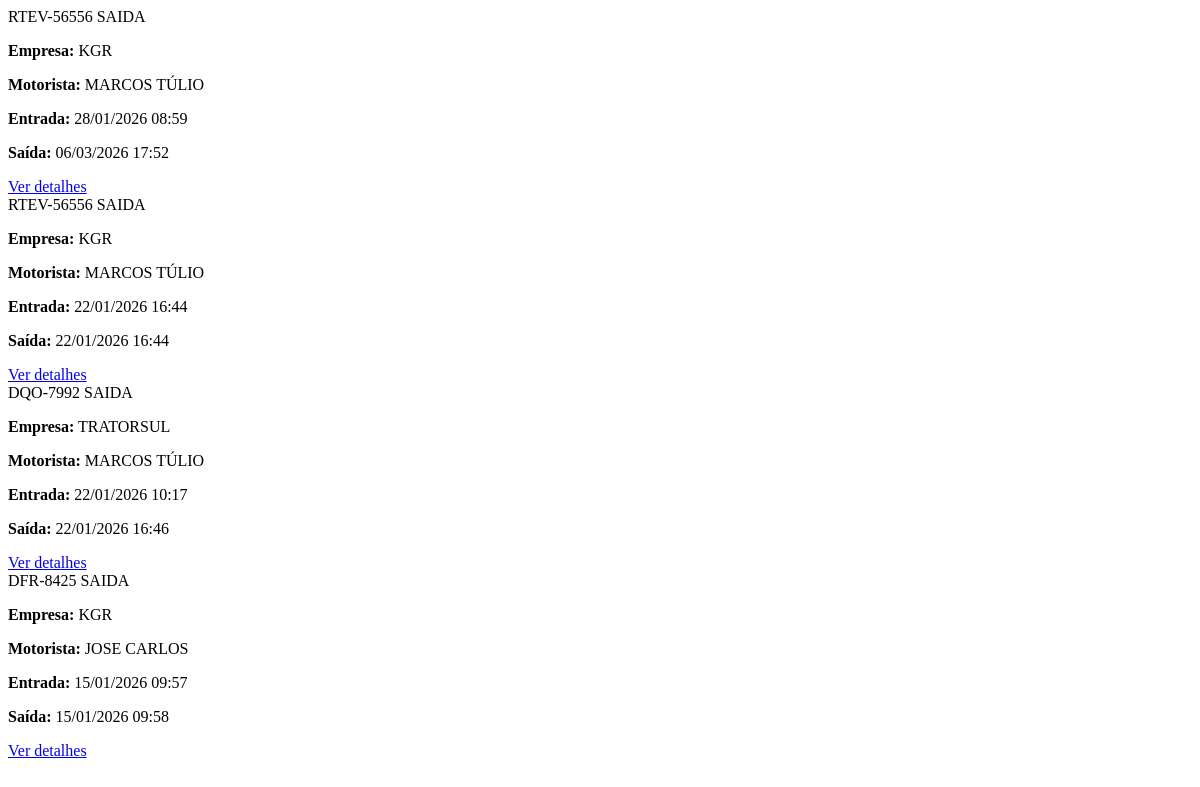
/movimentacoes/terceiros/historico/ (signed in), run on an earlier commit of the app's database.
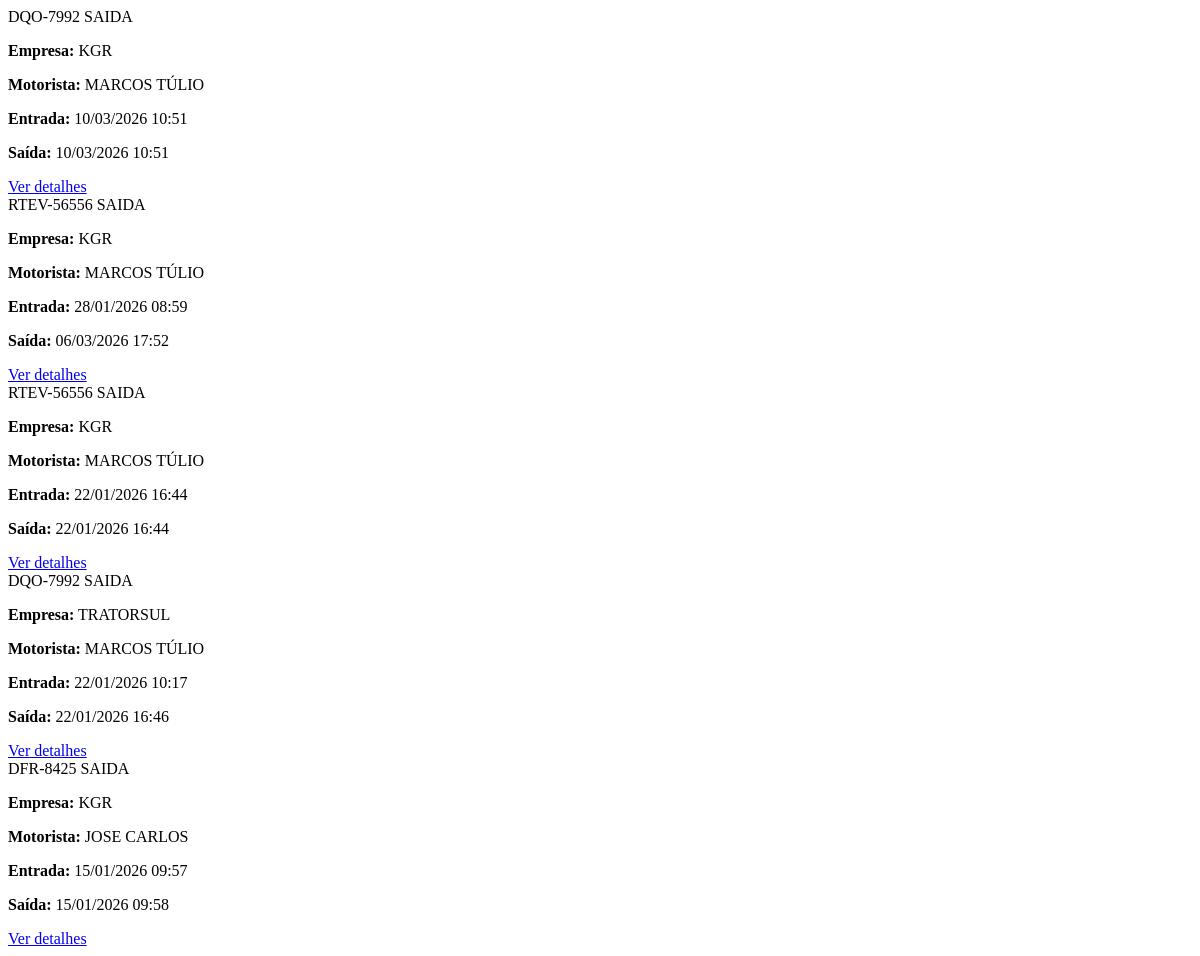
And on a later commit of the database.
### movimentacoes/models.py (models this page shows, shortened)
class MovimentacaoTerceiro(models.Model):
    STATUS_CHOICES = (
        ("ENTRADA", "Entrada"),
        ("SAIDA", "Saída"),
    )
    placa = models.CharField(max_length=10)
    tipo_veiculo = models.CharField(max_length=50)
    empresa = models.CharField(max_length=120)
    motorista_nome = models.CharField(max_length=120)
    documento = models.CharField(max_length=50, blank=True, null=True)
    descricao_veiculo = models.CharField(
        max_length=255,
        blank=True,
        verbose_name="Descrição do veículo"
    )
    tags = models.CharField(
        max_length=120,
        blank=True,
        help_text="Ex: MANUTENCAO, VISITA, DESCARGA"
    )
    motivo_entrada = models.TextField(
        verbose_name="Motivo da entrada"
    )
    observacoes_entrada = models.TextField(
        blank=True,
        verbose_name="Observações da entrada",
        help_text="Observações feitas pelo porteiro no momento da entrada"
    )
    observacoes_saida = models.TextField(
        blank=True,
        verbose_name="Observações da saída",
        help_text="Observações feitas pelo porteiro no momento da saída"
    )
    status = models.CharField(
        max_length=10,
        choices=STATUS_CHOICES,
        default="ENTRADA"
    )
    data_entrada = models.DateTimeField(auto_now_add=True)
    data_saida = models.DateTimeField(null=True, blank=True)
    porteiro_entrada = models.ForeignKey(
        User,
        on_delete=models.SET_NULL,
        null=True,
        related_name="terceiros_entrada"
    )
    porteiro_entrada_nome = models.CharField(max_length=120)
    porteiro_saida = models.ForeignKey(
        User,
        on_delete=models.SET_NULL,
        null=True,
        blank=True,
        related_name="terceiros_saida"
    )
    porteiro_saida_nome = models.CharField(max_length=120, blank=True)
    foto_placa = models.ImageField(upload_to="terceiros/placa/")
    foto_veiculo = models.ImageField(upload_to="terceiros/veiculo/", blank=True, null=True)
    foto_motorista = models.ImageField(upload_to="terceiros/motorista/", blank=True, null=True)
    class Meta:
        verbose_name = "Movimentação de Terceiro"
        verbose_name_plural = "Movimentações de Terceiros"
        ordering = ['-data_entrada']

### movimentacoes/views.py (the view)
# urls.py: path("terceiros/historico/", views.terceiros_historico, name="terceiros_historico"),
@login_required
def terceiros_historico(request):
    perfil = getattr(request.user, "perfilusuario", None)
    if not perfil or perfil.nivel not in ["gestor", "adm"]:
        messages.error(request, "Acesso não autorizado.")
        return redirect("dashboard")
    qs = MovimentacaoTerceiro.objects.all().order_by("-data_entrada")
    status = request.GET.get("status")
    placa = request.GET.get("placa")
    empresa = request.GET.get("empresa")
    inicio = request.GET.get("inicio")
    fim = request.GET.get("fim")
    if status:
        qs = qs.filter(status=status)
    if placa:
        qs = qs.filter(placa__icontains=placa)
    if empresa:
        qs = qs.filter(empresa__icontains=empresa)
    if inicio:
        qs = qs.filter(data_entrada__date__gte=inicio)
    if fim:
        qs = qs.filter(data_entrada__date__lte=fim)
    return render(
        request,
        "movimentacoes/terceiros/historico.html",
        {
            "movimentacoes": qs,
        }
    )

### contas/context_processors.py (called while the page is built)
def perfil_usuario(request):
    if not request.user.is_authenticated:
        return {}
    perfil = PerfilUsuario.objects.filter(user=request.user).first()
    return {"perfilusuario": perfil}

def pendencias_gestor(request):
    if not request.user.is_authenticated:
        return {}
    perfil = getattr(request.user, "perfilusuario", None)
    if not perfil or perfil.nivel != "gestor":
        return {}
    pendentes = SolicitacaoVeiculo.objects.filter(
        contrato=perfil.contrato,
        status="PENDENTE"
    ).count()
    return {"pendentes_gestor": pendentes}

### core/context_processors.py (called while the page is built)
def solicitacoes_sidebar(request):
    if not request.user.is_authenticated:
        return {}
    perfil = getattr(request.user, "perfilusuario", None)
    if perfil and perfil.nivel in ["gestor", "adm"]:
        pendentes = SolicitacaoVeiculo.objects.filter(status="PENDENTE")
        if perfil.nivel == "gestor":
            pendentes = pendentes.filter(
                veiculo__contrato_id=perfil.contrato_id
            )
        return {
            "pendentes_aprovacao": pendentes.count()
        }
    return {}

### movimentacoes/templates/movimentacoes/terceiros/historico.html
<div class="grid grid-cols-1 md:grid-cols-2 lg:grid-cols-3 gap-6">
{% for mov in movimentacoes %}
  <div class="bg-white dark:bg-gray-800 rounded-xl shadow">
    <div class="p-4 flex justify-between items-center
                {% if mov.status == 'ENTRADA' %}bg-emerald-600{% else %}bg-gray-700{% endif %}
                text-white">
        <span class="font-bold">{{ mov.placa }}</span>
        <span class="text-xs">{{ mov.status }}</span>
    </div>
    <div class="p-4 text-sm space-y-1">
        <p><strong>Empresa:</strong> {{ mov.empresa }}</p>
        <p><strong>Motorista:</strong> {{ mov.motorista_nome }}</p>
        <p><strong>Entrada:</strong> {{ mov.data_entrada|date:"d/m/Y H:i" }}</p>
        {% if mov.data_saida %}
            <p><strong>Saída:</strong> {{ mov.data_saida|date:"d/m/Y H:i" }}</p>
        {% endif %}
    </div>
    <div class="p-4 border-t dark:border-gray-700">
        <a href="{% url 'terceiros_detalhe' mov.id %}"
           class="block text-center py-2 rounded-lg bg-[#00594C] text-white">
           Ver detalhes
        </a>
    </div>
  </div>
{% endfor %}
</div>

What changed in the data, as far as the page shows it:
added MovimentacaoTerceiro: placa "DQO-7992", status "SAIDA", empresa "KGR", motorista_nome "MARCOS TÚLIO", data_entrada "10/03/2026 10:51", data_saida "10/03/2026 10:51"
